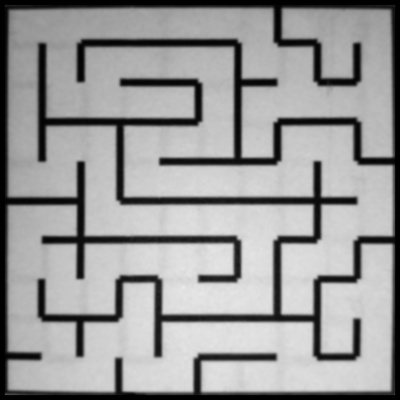
#> input picture task_1b_detect_and_encode_maze/test_cases/borderjupyert.jpg, 400 x 400 px
$ python Tellcoordinate.py
#> lines starting #> are read from the running program, lines starting #| are printed output that depends on the picture; after the words box and inside, x2 and y2 are one past the last pixel; in counts of white or black regions, pixels touching at a corner belong together
import cv2 as cv

# function to display the coordinates of
# of the points clicked on the image
def click_event(event, x, y, flags, params):

    # checking for left mouse clicks
    if event == cv.EVENT_LBUTTONDOWN:

        # displaying the coordinates
        # on the Shell
        print(x, ' ', y)

        # displaying the coordinates
        # on the image window
        font = cv.FONT_HERSHEY_SIMPLEX
        cv.putText(img, str(x) + ',' +
                    str(y), (x-50,y), font,
                    1, (255, 0, 0), 2)
        cv.imshow('image', img)

    # checking for right mouse clicks


# driver function
if __name__=="__main__":

    # reading the image
    img = cv.imread('borderjupyert.jpg', 1)
#> img is the input picture: shape (400, 400, 3); min 0, max 232, mean 153.8

    # displaying the image
    cv.imshow('image', img)

    gray = cv.cvtColor(img, cv.COLOR_BGR2GRAY)

    ret2,thresh2 = cv.threshold(gray,109,255,cv.THRESH_BINARY)
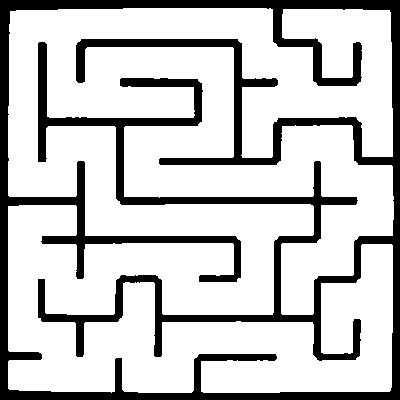
#> thresh2: shape (400, 400); 77.5% white; 1 black region, box (x1, y1, x2, y2) and area: (0, 0, 400, 400) 35972
    #cv.imwrite("getPerspectiveTransformbinary.jpg",thresh2)


    # setting mouse hadler for the image
    # and calling the click_event() function
    cv.setMouseCallback('image', click_event)

    # wait for a key to be pressed to exit
    cv.waitKey(0)

    # close the window
    cv.destroyAllWindows()

$ run again, with task_1b_detect_and_encode_maze/test_cases/Inked1_capture_LI.jpg copied over task_1b_detect_and_encode_maze/test_cases/borderjupyert.jpg
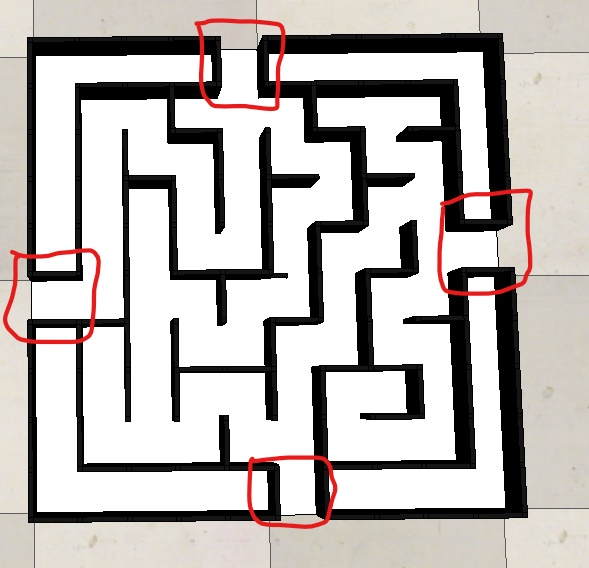
#> input picture task_1b_detect_and_encode_maze/test_cases/Inked1_capture_LI.jpg, 589 x 568 px
#> img is the input picture: shape (568, 589, 3); mean B, G, R 182.9, 185.6, 190.4
#> `gray = cv.cvtColor(img, cv.COLOR_BGR2GRAY)`:
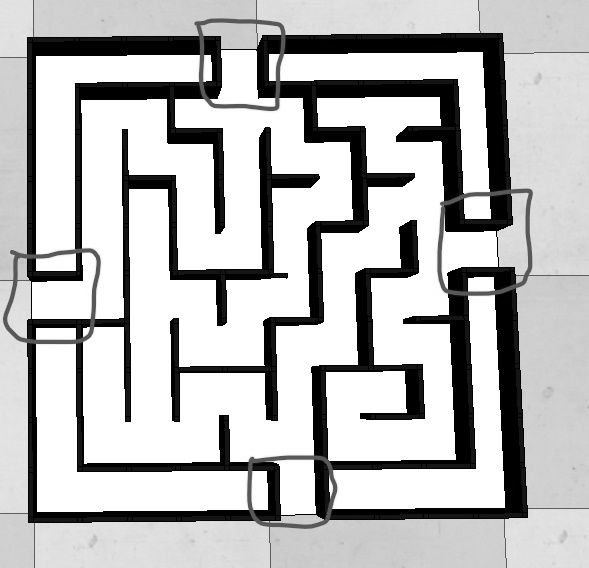
#> gray: shape (568, 589); min 0, max 255, mean 186.8
#> `ret2,thresh2 = cv.threshold(gray,109,255,cv.THRESH_BINARY)`:
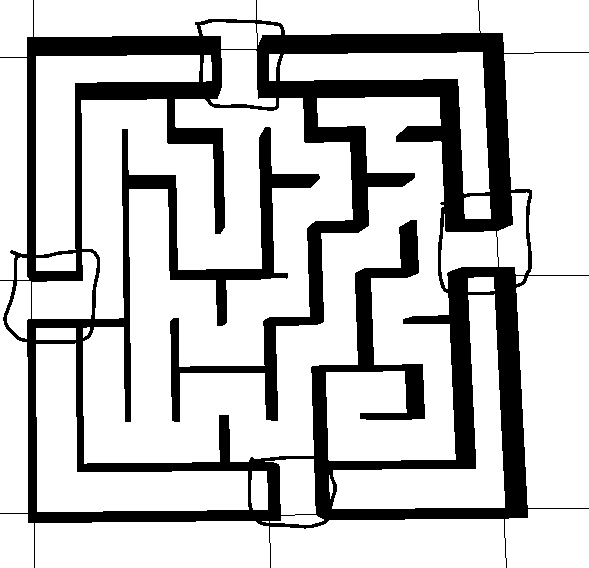
#> thresh2: shape (568, 589); 77% white; 1 black region, box (x1, y1, x2, y2) and area: (0, 0, 589, 568) 76810

$ run again, with task_1b_detect_and_encode_maze/test_cases/maze00.jpg copied over task_1b_detect_and_encode_maze/test_cases/borderjupyert.jpg
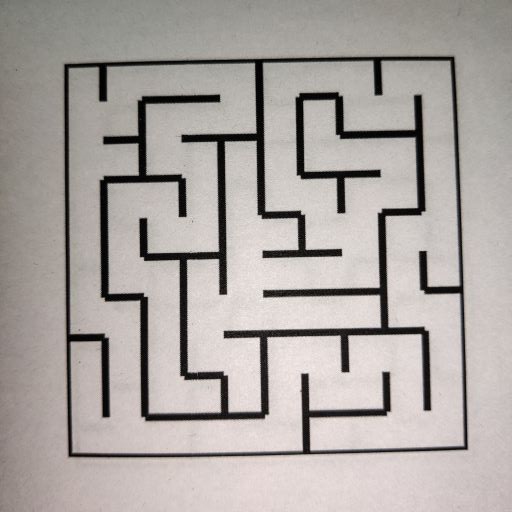
#> input picture task_1b_detect_and_encode_maze/test_cases/maze00.jpg, 512 x 512 px
#> img is the input picture: shape (512, 512, 3); mean B, G, R 161.5, 164.9, 171
#> `ret2,thresh2 = cv.threshold(gray,109,255,cv.THRESH_BINARY)`:
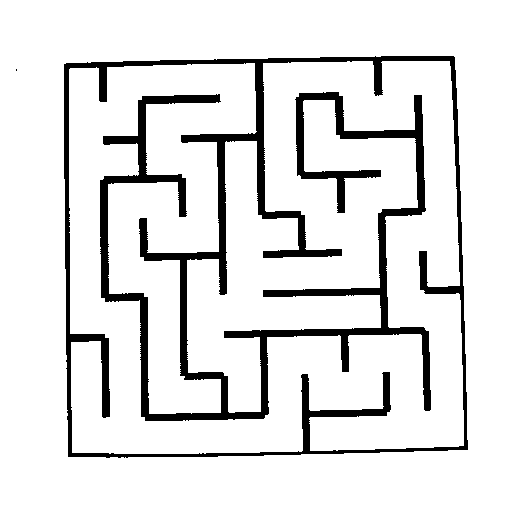
#> thresh2: shape (512, 512); 88.8% white; 2 black regions (1 under 20 px), largest, box (x1, y1, x2, y2) and area: (64, 56, 468, 458) 29264

$ run again, with task_1b_detect_and_encode_maze/test_cases/maze01.jpg copied over task_1b_detect_and_encode_maze/test_cases/borderjupyert.jpg
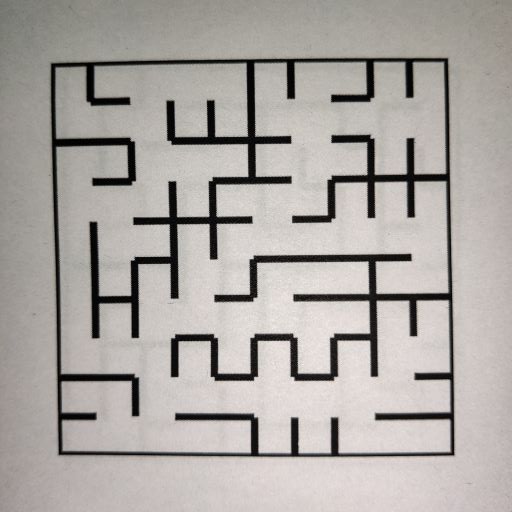
#> input picture task_1b_detect_and_encode_maze/test_cases/maze01.jpg, 512 x 512 px
#> img is the input picture: shape (512, 512, 3); mean B, G, R 163, 166.8, 171.7
#> `ret2,thresh2 = cv.threshold(gray,109,255,cv.THRESH_BINARY)`:
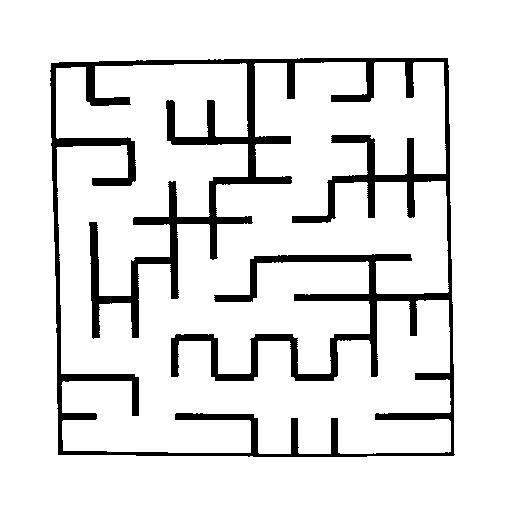
#> thresh2: shape (512, 512); 89.2% white; 1 black region, box (x1, y1, x2, y2) and area: (50, 58, 455, 457) 28322
